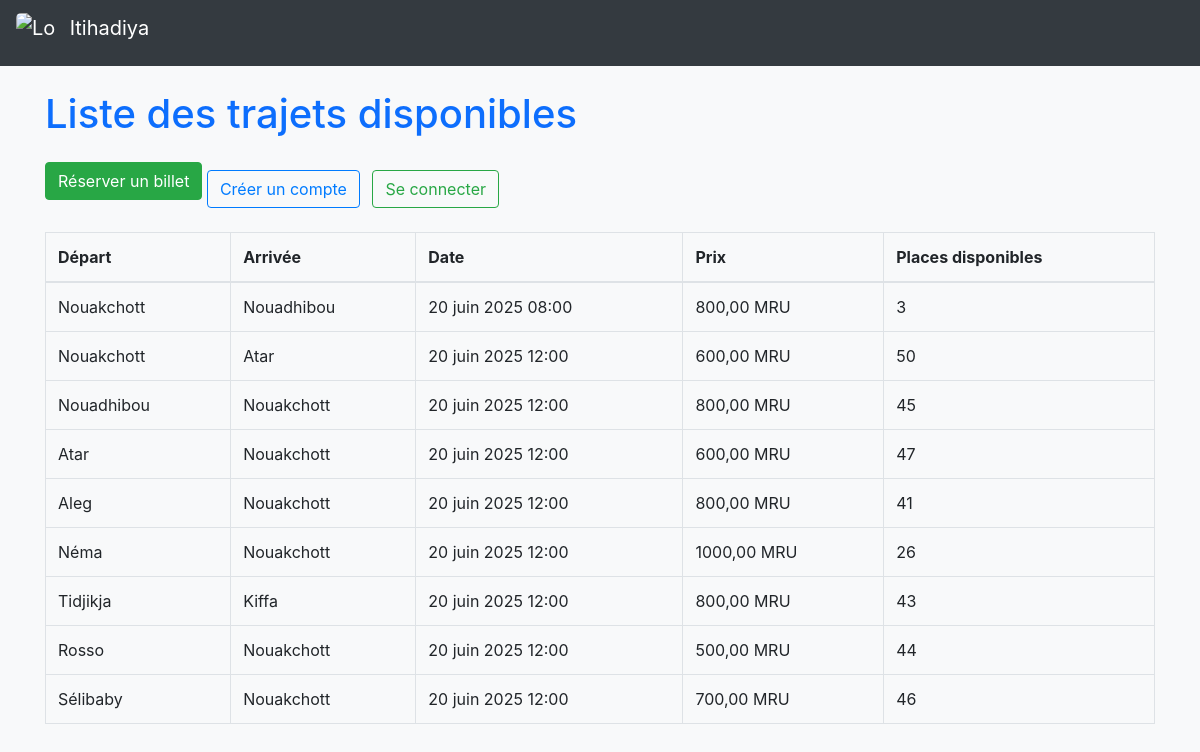
The page / on the database its author committed.
### reservation/models.py (models this page shows, shortened)
class Trajet(models.Model):
    depart = models.ForeignKey(Ville, related_name='depart', on_delete=models.CASCADE)
    arrivee = models.ForeignKey(Ville, related_name='arrivee', on_delete=models.CASCADE)
    date_depart = models.DateTimeField()
    prix = models.DecimalField(max_digits=6, decimal_places=2)
    places_disponibles = models.PositiveIntegerField(default=50)  # ex: 50 places max

class Ville(models.Model):
    nom = models.CharField(max_length=100)
    def __str__(self):
        return self.nom

### reservation/views.py (the view)
# urls.py: path('', views.liste_trajets, name='liste_trajets'),
def liste_trajets(request):
    trajets = Trajet.objects.all()
    return render(request, 'reservation/liste_trajets.html', {'trajets': trajets})

### reservation/templates/reservation/liste_trajets.html (shortened to what this page needs)
{% extends 'reservation/base.html' %}
{% load static %}
{% block content %}
    <h1 class="mb-4">Liste des trajets disponibles</h1>
    <a href="{% url 'reserver' %}" class="btn btn-success mb-3">Réserver un billet</a>
    <a href="{% url 'inscription' %}" class="btn btn-outline-primary mr-2">Créer un compte</a>
    <a href="{% url 'login' %}" class="btn btn-outline-success">Se connecter</a>
    <table class="table table-bordered mt-3">
        <thead>
            <tr>
                <th>Départ</th>
                <th>Arrivée</th>
                <th>Date</th>
                <th>Prix</th>
                <th>Places disponibles</th>
            </tr>
        </thead>
        <tbody>
            {% for trajet in trajets %}
                <tr>
                    <td>{{ trajet.depart }}</td>
                    <td>{{ trajet.arrivee }}</td>
                    <td>{{ trajet.date_depart }}</td>
                    <td>{{ trajet.prix }} MRU</td>
                    <td>{{ trajet.places_disponibles }}</td>
                </tr>
            {% empty %}
                <tr>
                    <td colspan="5">Aucun trajet disponible pour le moment.</td>
                </tr>
            {% endfor %}
        </tbody>
    </table>
{% endblock %}

### reservation/static/css/style.css (style rules this page uses)
body { background-color: #f8f9fa; }
h1, h2 { color: #0d6efd; }

### rows shown on the page
Trajet: depart "Nouakchott", arrivee "Nouadhibou", date_depart "20 juin 2025 08:00", prix "800,00", places_disponibles "3"
Trajet: depart "Nouakchott", arrivee "Atar", date_depart "20 juin 2025 12:00", prix "600,00", places_disponibles "50"
Trajet: depart "Nouadhibou", arrivee "Nouakchott", date_depart "20 juin 2025 12:00", prix "800,00", places_disponibles "45"
Trajet: depart "Atar", arrivee "Nouakchott", date_depart "20 juin 2025 12:00", prix "600,00", places_disponibles "47"
Trajet: depart "Aleg", arrivee "Nouakchott", date_depart "20 juin 2025 12:00", prix "800,00", places_disponibles "41"
Trajet: depart "Néma", arrivee "Nouakchott", date_depart "20 juin 2025 12:00", prix "1000,00", places_disponibles "26"
Trajet: depart "Tidjikja", arrivee "Kiffa", date_depart "20 juin 2025 12:00", prix "800,00", places_disponibles "43"
Trajet: depart "Rosso", arrivee "Nouakchott", date_depart "20 juin 2025 12:00", prix "500,00", places_disponibles "44"
Trajet: depart "Sélibaby", arrivee "Nouakchott", date_depart "20 juin 2025 12:00", prix "700,00", places_disponibles "46"
